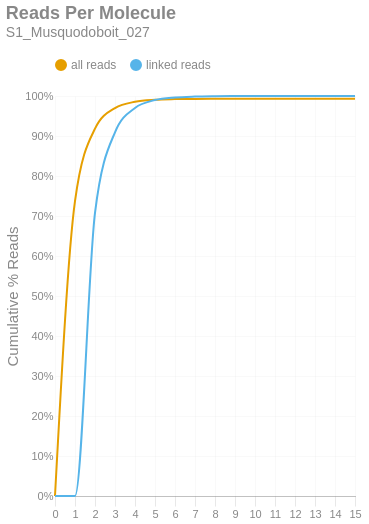

The notebook cell saved with this chart:
### Markdown cell above
### Reads per Molecule
This chart shows the cumulative distribution of the number of reads per linked molecule. That is, how many alignments are associated with a unique molecule. This excludes the number of reads associated with invalid or absent linked-read barcodes. The `linked` histogram is the percentages recalculated when disregarding singletons.

### Code cell
if SKIPLR:
    print_html(f"Skipped")
else:
    counts = np.bincount(valids['reads'].cast(pl.Int64).to_numpy())
    weighted = counts * np.arange(len(counts))
    all_perc = weighted / n_reads
    linked_perc = weighted / n_linked_reads
    linked_perc[1] = 0
    binned_df = pl.DataFrame({
        'readsper': list(range(len(counts))),
        'all reads (cumsum)': np.cumsum(all_perc).tolist(),
        'linked reads (cumsum)': np.cumsum(linked_perc).tolist(),
    })

    with SafeRender(binned_df):
        (
            density_plot(binned_df, 'Reads Per Molecule', samplename, 'readspmol')
            .encode(
                x=alt.X('readsper:O', title=None).axis(labelAngle=0).scale(padding=0),
                y=alt.Y('value:Q', title='Cumulative % Reads').axis(format='%').stack(False),
                color=alt.Color("key:N").scale(domain=["all reads", "linked reads"]),
                tooltip=[
                    alt.Tooltip("key:N", title="Data Type"),
                    alt.Tooltip("readsper:O", title="Reads Per Molecule"),
                    alt.Tooltip("value:Q", format=".2%", title="% Reads (Cum.)")
                ]            
            )
        ).display()

### Figure 1 — Vega-Lite specification as saved in the notebook (floating-point values rounded to 4 significant figures)
{"width": "container", "height": 400, "config": {"title": {"anchor": "start", "dy": -15, "fontSize": 18, "color": "#888888", "subtitleColor": "#888888", "subtitleFontSize": 14}, "arc": {"fill": "#0072B2"}, "axis": {"domainColor": "#888888", "domainWidth": 0.5, "gridWidth": 0.2, "grid": false, "titleFontWeight": 400, "titleFontSize": 15, "labelFontSize": 11, "labelColor": "#888888", "tickColor": "#888888", "tickWidth": 0.2, "titleColor": "#888888"}, "axisBand": {"grid": false}, "axisX": {"grid": true, "tickSize": 10, "domainCap": "round"}, "axisY": {"domain": false, "grid": true, "tickSize": 0, "domainCap": "round"}, "background": "transparent", "header": {"labelFontSize": 15, "labelColor": "#888888", "titleFontSize": 15, "titleFontWeight": 600, "titleColor": "#888888"}, "legend": {"labelFont": "sans-serif", "labelFontSize": 12, "labelColor": "#888888", "symbolSize": 100, "symbolType": "circle", "titleFontSize": 12, "titlePadding": 10, "titleColor": "#888888", "title": null, "orient": "top"}, "range": {"category": ["#E69F00", "#56B4E9", "#009E73", "#F0E442", "#0072B2", "#D55E00", "#CC79A7", "#000000"], "diverging": ["#cfe8f3", "#a2d4ec", "#73bfe2", "#46abdb", "#1696d2", "#12719e"]}, "area": {"fill": "#0072B2", "fillOpacity": 0.7, "line": true, "strokeOpacity": 0.7}, "line": {"color": "#0072B2", "stroke": "#0072B2", "strokeWidth": 2}, "trail": {"color": "#0072B2", "stroke": "#0072B2", "strokeWidth": 0, "size": 1}, "point": {"filled": true, "fillOpacity": 1.0, "size": 95}, "text": {"color": "#888888", "fontSize": 11, "align": "right", "fontWeight": 400, "size": 11}, "bar": {"fill": "#0072B2", "stroke": null}, "view": {"stroke": null, "continuousWidth": 660, "continuousHeight": 400}}, "data": {"name": "data-279e1185a6c58df875e7f2cd22196016"}, "mark": {"type": "line", "interpolate": "monotone", "point": {"opacity": 0, "size": 275}}, "encoding": {"color": {"field": "key", "scale": {"domain": ["all reads", "linked reads"]}, "type": "nominal"}, "tooltip": [{"field": "key", "title": "Data Type", "type": "nominal"}, {"field": "readsper", "title": "Reads Per Molecule", "type": "ordinal"}, {"field": "value", "format": ".2%", "title": "% Reads (Cum.)", "type": "quantitative"}], "x": {"axis": {"labelAngle": 0}, "field": "readsper", "scale": {"padding": 0}, "title": null, "type": "ordinal"}, "y": {"axis": {"format": "%"}, "field": "value", "stack": false, "title": "Cumulative % Reads", "type": "quantitative"}}, "params": [{"name": "param_c36ac31b6afebe62", "select": {"type": "point", "fields": ["key"]}, "bind": "legend"}], "title": {"text": "Reads Per Molecule", "subtitle": "S1_Musquodoboit_027"}, "transform": [{"fold": ["all reads (cumsum)", "linked reads (cumsum)"]}, {"calculate": "replace(datum.key, ' (cumsum)', '')", "as": "key"}, {"filter": {"param": "param_c36ac31b6afebe62"}}], "usermeta": {"embedOptions": {"downloadFileName": "S1_Musquodoboit_027.readspmol"}}, "$schema": "https://vega.github.io/schema/vega-lite/v6.1.0.json", "datasets": {"data-279e1185a6c58df875e7f2cd22196016": [{"readsper": 0, "all reads (cumsum)": 0.0, "linked reads (cumsum)": 0.0}, {"readsper": 1, "all reads (cumsum)": 0.7369, "linked reads (cumsum)": 0.0}, {"readsper": 2, "all reads (cumsum)": 0.9183, "linked reads (cumsum)": 0.7079}, {"readsper": 3, "all reads (cumsum)": 0.9699, "linked reads (cumsum)": 0.9093}, {"readsper": 4, "all reads (cumsum)": 0.9855, "linked reads (cumsum)": 0.9701}, {"readsper": 5, "all reads (cumsum)": 0.9905, "linked reads (cumsum)": 0.9898}, {"readsper": 6, "all reads (cumsum)": 0.9922, "linked reads (cumsum)": 0.9963}, {"readsper": 7, "all reads (cumsum)": 0.9928, "linked reads (cumsum)": 0.9986}, {"readsper": 8, "all reads (cumsum)": 0.993, "linked reads (cumsum)": 0.9995}, {"readsper": 9, "all reads (cumsum)": 0.9931, "linked reads (cumsum)": 0.9998}, {"readsper": 10, "all reads (cumsum)": 0.9931, "linked reads (cumsum)": 0.9999}, {"readsper": 11, "all reads (cumsum)": 0.9932, "linked reads (cumsum)": 1.0}, {"readsper": 12, "all reads (cumsum)": 0.9932, "linked reads (cumsum)": 1.0}, {"readsper": 13, "all reads (cumsum)": 0.9932, "linked reads (cumsum)": 1.0}, {"readsper": 14, "all reads (cumsum)": 0.9932, "linked reads (cumsum)": 1.0}, {"readsper": 15, "all reads (cumsum)": 0.9932, "linked reads (cumsum)": 1.0}]}}
